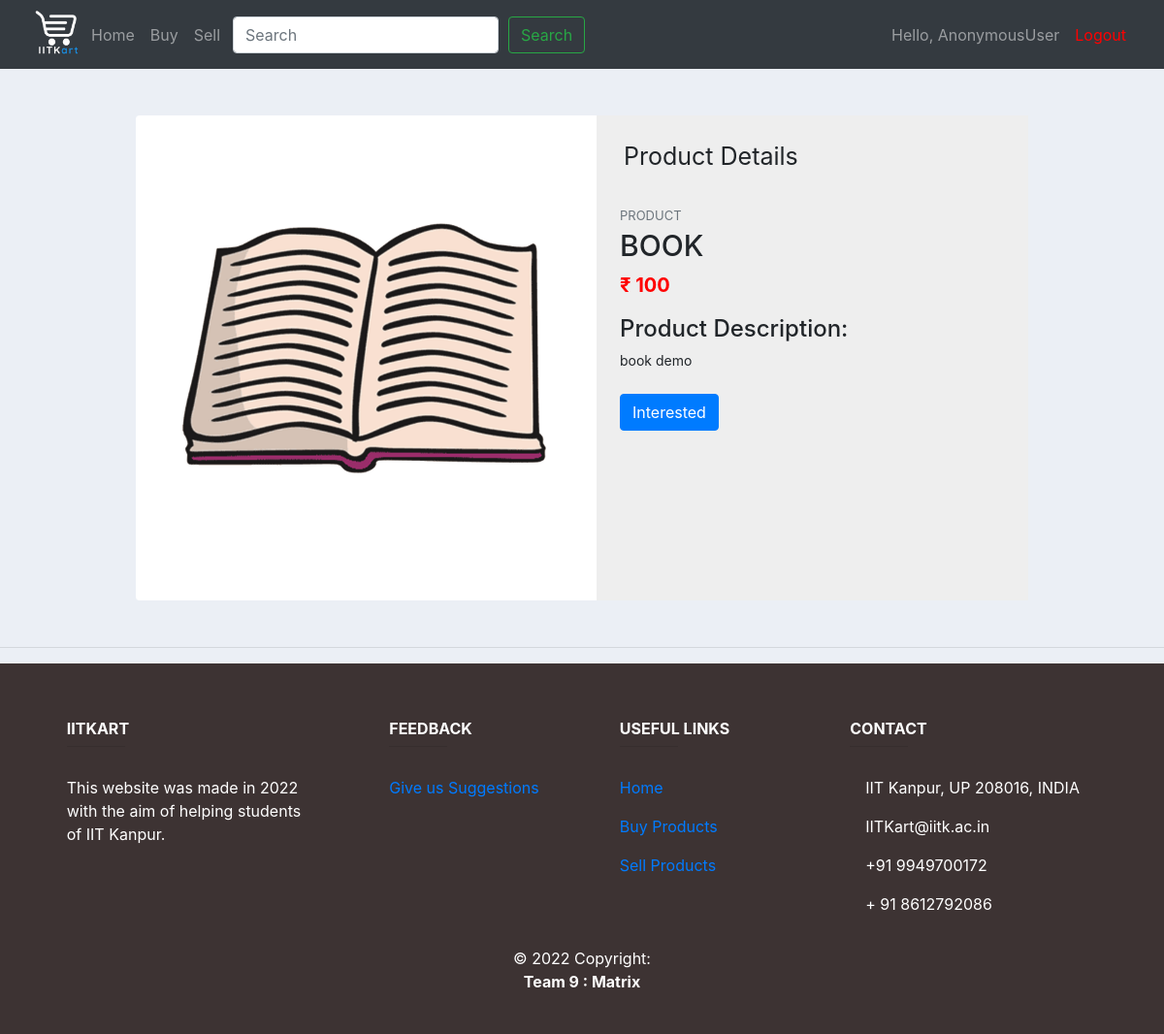
Screenshot of /sell_detail/20 with the database file from the repository.
### accounts/models.py (models this page shows, shortened)
class Sell(models.Model): #This model is used to define a product to be traded of
    name = models.CharField(max_length=40,null=True)
    description = models.TextField(max_length=200,null=True)
    photo = models.ImageField(null=True,blank=True,upload_to="images/")
    price = models.IntegerField()
    seller = models.ForeignKey(User,null=True,on_delete=models.SET_NULL)

### accounts/views.py (the view)
# urls.py: path('sell_detail/<int:pk>',Sell_Details.as_view(), name="item_details"),
class Sell_Details(DetailView): #Class to redirect to product details page
    model = Sell

### accounts/templates/accounts/sell_detail.html (shortened to what this page needs)
{%  extends 'accounts/main.html' %}
{% block content %}
<div class="container mt-5 mb-5">
    <div class="row d-flex justify-content-center" >
        <div class="col-md-10">
            <div class="card">
                <div class="row">
                    <div class="col-md-6">
                        <div class="images p-3" style="height: 300px; width: 470px">
                            <div class="text-center p-4"> <img id="main-image" style="height: 400px;" src="{{object.photo.url}}"s/> </div>
                        </div>
                    </div>
                    <div class="col-md-6">
                        <div class="product p-4" style="height: 500px">
                            <div class="d-flex justify-content-between align-items-center">
                                <div class="d-flex align-items-center" style="font-size: 25px;">  <span class="ml-1">Product Details</span> </div>
                            </div>
                            <div class="mt-4 mb-3" style="font-size: 20px;"> <span class="text-uppercase text-muted brand">Product</span>
                                <h5 class="text-uppercase" style="font-size: 30px;">{{object.name}}</h5>
                                <div class="price d-flex flex-row align-items-center" style="font-size: 20px;"> <span class="act-price">&#8377; {{object.price}}</span>
                                </div>
                            </div>
                            <h4>Product Description: </h4>
                            <p class="about">{{object.description}}</p>
                            <div class="cart mt-4 align-items-center"> <a href="#" class="btn btn-primary" onclick="joinRoom('{{object.name}}','{{object.id}}')">Interested</a> </div>
                        </div>
                    </div>
                </div>
            </div>
        </div>
    </div>
</div>
{% endblock %}

### static/css/main.css (style rules this page uses)
body { background-color: #ebeff5; }

### accounts/templates/accounts/sell_detail.html (style rules this page uses)
img { max-width: 100%; max-height: 100%; }
.card { border: none }
.product { background-color: #eee }
.brand { font-size: 13px }
.act-price { color: red; font-weight: 700 }
.about { font-size: 14px }

### rows the page displays
Sell: photo (picture), name "BOOK", price "100", description "book demo"

### other values shown
{{ request.user }} "AnonymousUser"
